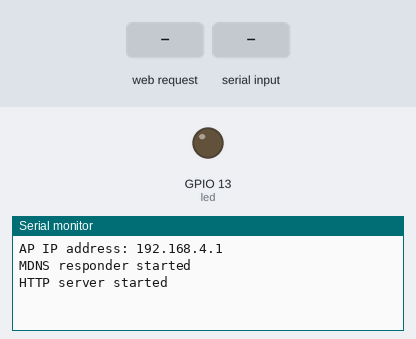
The sketch below on a simulated ESP32. On the bench: output pins drawn as LEDs (lit = HIGH), the last lines printed to the serial monitor. The test bench sets the inputs (shaded band). Storage starts empty; random numbers use the default seed unless the sketch sets one.

Above: at 1.2 s.
1.3 s: HTTP request GET / received
At 2.5 s:
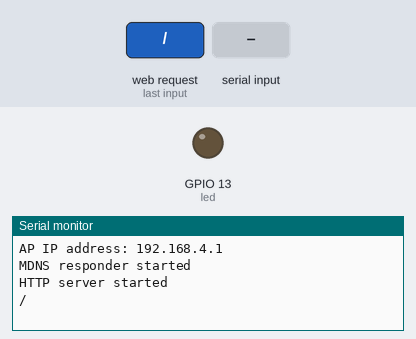
2.8 s: "1" received over Serial
At 4.0 s:
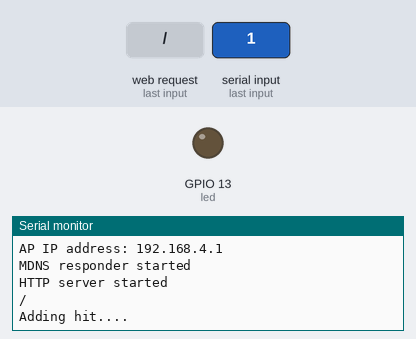
4.3 s: HTTP request GET /index.js received
At 4.8 s:
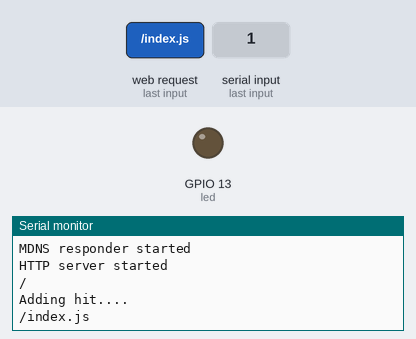
5.8 s: HTTP request GET /fabric.js received
At 7.2 s:
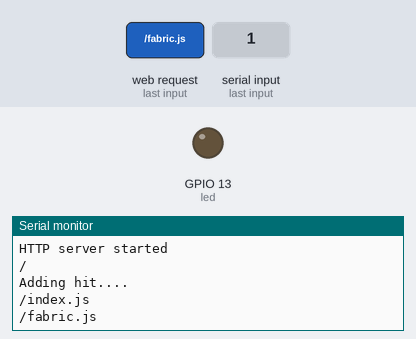

The sketch:

EspShotServer.ino
```cpp
#include <WiFi.h>
#include <ESPAsyncWebServer.h>
#include "SPIFFS.h"
#include <ESPmDNS.h>
#include <WiFiAP.h>
#include <WiFi.h>

const char *ssid = "EspShotServer";
const char *password = "password";

struct hit_type {
  float x;
  float y;
  float v;
};

byte noOfHits=0;
hit_type hits[100];

AsyncWebServer  server(80);

const int led = 13;

void setup(void) {
  pinMode(led, OUTPUT);
  digitalWrite(led, 0);
  Serial.begin(115200);

  if(!SPIFFS.begin(true)){
    Serial.println("An Error has occurred while mounting SPIFFS");
    return;
  }

  WiFi.softAP(ssid, password);
  IPAddress myIP = WiFi.softAPIP();
  Serial.print("AP IP address: ");
  Serial.println(myIP);
  server.begin();

  if (MDNS.begin("EspShotServer")) {
    Serial.println("MDNS responder started");
  }

  server.on("/", HTTP_GET, [](AsyncWebServerRequest *request){
    request->send(SPIFFS, "/index.html", "text/html");
    Serial.println("/");
  });
    server.on("/index.js", HTTP_GET, [](AsyncWebServerRequest *request){
    request->send(SPIFFS, "/index.js", "application/javascript");
    Serial.println("/index.js");
  });
  server.on("/fabric.js", HTTP_GET, [](AsyncWebServerRequest *request){
    request->send(SPIFFS, "/fabric.js", "application/javascript");
    Serial.println("/fabric.js");
  });
  server.on("/data.json", HTTP_GET, [](AsyncWebServerRequest *request){
    String jsondata;
    jsondata+="{\n\t\"hits\":[\n";
    if(noOfHits>0){
      for(int i=0;i<noOfHits;i++){
        if(i!=0){
          jsondata+=",\n";
        }
        jsondata+="\t\t{\"id\":"+String(i)+",\"x\":"+String(hits[i].x, 2)+",\"y\":"+String(hits[i].y, 2)+",\"v\":"+String(hits[i].v, 2)+"}";
      }
    }
    jsondata+="\n\t]\n}";
    request->send(200, "application/json", jsondata);
    Serial.println("/data.json");
    Serial.println(jsondata);
  });
  server.on("/img/1.svg", HTTP_GET, [](AsyncWebServerRequest *request){
    request->send(SPIFFS, "/img/1.svg", "image/svg+xml");
    Serial.println("/img/1.svg");
  });
  server.on("/img/2.svg", HTTP_GET, [](AsyncWebServerRequest *request){
    request->send(SPIFFS, "/img/2.svg", "image/svg+xml");
    Serial.println("/img/2.svg");
  });


  server.begin();
  Serial.println("HTTP server started");
}

void loop(void) {
  if(Serial.available()){
    Serial.println("Adding hit....");
    hits[noOfHits].x=random(4000,6000)/10.0;
    hits[noOfHits].y=random(4000,6000)/10.0;
    hits[noOfHits].v=random(8300,8500)/10.0;
    noOfHits++;
    while(Serial.available()){
      Serial.read();
    }
  }
  delay(2);//allow the cpu to switch to other tasks
}
```

Measured:
- after the input at 1.3 s, the serial monitor: prints a new line at once (image 1)
- after the input at 2.8 s, the serial monitor: prints a new line at once (image 2)
- after the input at 4.3 s, the serial monitor: prints a new line at once (image 3)
- after the input at 5.8 s, the serial monitor: prints a new line at once (image 4)
